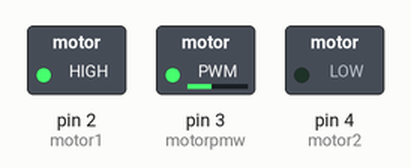
A sketch run on a simulated Arduino Uno, built with avr-gcc and run on an emulated ATmega328P. Parts: switched loads named in the sketch (green lamp = pin HIGH).

Above: at 0.05 s.
At 1.95 s:
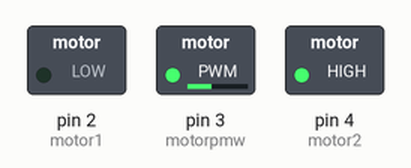
Timing chart, 0 to 3.0 s (numbered marks = the images above):
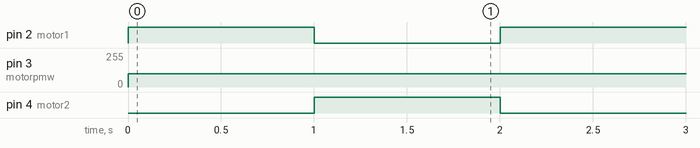

The sketch:

hbridgeDemo.ino
```cpp
int motor1 = 2; //declares the +ive terminal for the motor

int motor2 = 4; //declares the other pin for the motor

int motorpmw = 3; // this is the pmw that will set how much battery power the motor is getting (speed)

//when using the L293D/N SN75441 don't for the the chip-enable pin

void setup()

{

pinMode(motor1, OUTPUT); //

pinMode(motor2, OUTPUT); // these are simply declaring the Arduino pins as outputs

pinMode(motorpmw, OUTPUT); //

}


void loop()

/*
See the documentation for what pin combinations produce what type of motion.
*/

{

analogWrite(motorpmw, 100); // this is the analog speed value for the arduino (0-255)

digitalWrite(motor1, HIGH);

digitalWrite(motor2, LOW); //turns the motors on - forwards


delay(1000); // resets the coding sequence and refiles all the commands under the y-drive of the mainframe.

digitalWrite(motor1, LOW);

digitalWrite(motor2, HIGH); //makes motor go backwards


delay(1000); //summons demons to influence the creation of man into waiting for exactly 1 second.

}
```

Measured:
- by itself, pin 2 (motor1), pin 4 (motor2): alternates HIGH for 1.0 s and LOW for 1.0 s
- by itself, pin 3 (motorpmw): 0/255 → 100/255 at 0.00 s
